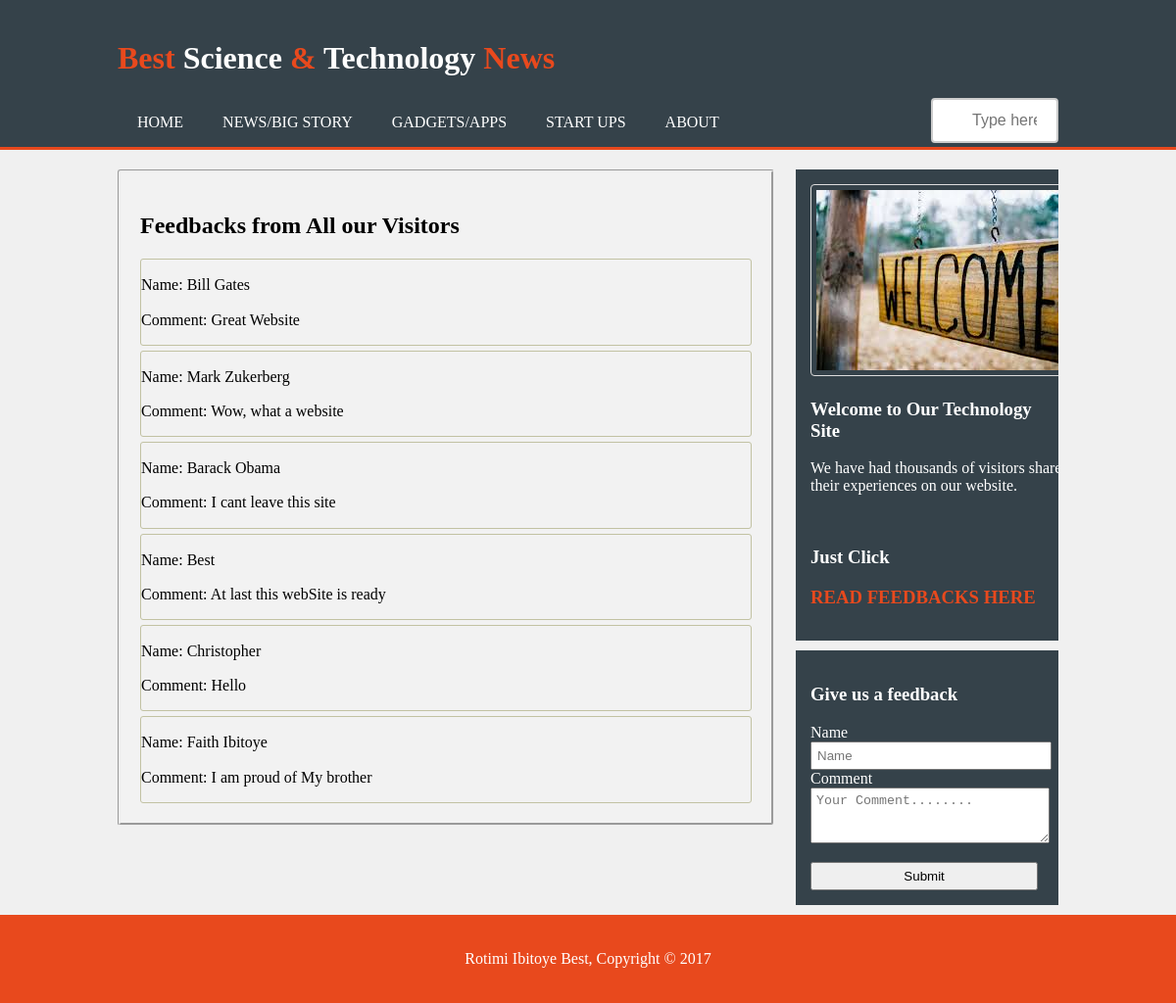
Page /feedback.php on the committed database.
### tables this page shows
CREATE TABLE `feedback` (
  `id` int(11) NOT NULL,
  `name` varchar(100) NOT NULL,
  `comment` varchar(100) NOT NULL
);

### feedback.php (the view, shortened to what this page needs)
<?php
	require('config/db.php');
$query = 'SELECT * FROM feedback';
$result = mysqli_query($conn, $query);
$feedback = mysqli_fetch_all($result, MYSQLI_ASSOC);
?>
<?php include('inc/header.php'); ?>
	<section id="main">
		<div class="container">
				<article id="main-col">
					<h2>Feedbacks from All our Visitors</h2>
					<?php foreach($feedback as $feedback) : ?>	<div class="well">
							<p>Name: <?php echo $feedback['name']?></p>
							<p>Comment: <?php echo $feedback['comment']?></p>
							</div>
				<?php endforeach; ?>
				</article>
				<?php include('inc/sidebar.php'); ?>
		</div>
	</section>
		<?php include('inc/footer.php'); ?>

### inc/header.php (shortened to what this page needs)
<!DOCTYPE html>
<html>
<head>
		<link rel="stylesheet" type="text/css" href="css/style.css">
</head>
	<header>
		<div class="container">
			<div id="branding">
				<h1><span class="highlight">Best</span> Science <span class="highlight">& </span>Technology <span class="highlight">News</span></h1>
			</div>
			<nav>
				<ul class="top-list">
					<li class = ""><a href="./index.php"> Home </a></li>
					<li><a href="./bigstories.php" > News/Big Story </a>
					</li>
					<li><a href="./gadget.php"> Gadgets/Apps </a>
					</li>
					<li><a href="./startup.php"> Start Ups </a>	</li>
					<li><a href="./about.php"> About </a></li>
				</ul>
			</nav>
			<div id="search">
				<form>
					<input type="text" name="Search" placeholder="Type here....">
				</form>
			</div>
		</div>
	</header>
	<body>

### inc/sidebar.php (shortened to what this page needs)
<aside id="sidebar">
					<div class="dark">
						<img src="./image/welcome.jpg" >
						<h3>Welcome to Our Technology Site</h3>
						<p>We have had thousands of visitors share their experiences on our website. </p><br>
						<h3>Just Click</h3>
							<h3><a href="feedback.php">READ FEEDBACKS HERE</a></h3>
					</div>
					<div class="dark">
						<h3>Give us a feedback</h3>
							<form class="feedback" action="thanksfeedback.php" method="POST">
								<div>
									<label>Name</label><br>
									<input type="text" placeholder ="Name" name="name" id="name" required>
								</div>
								<div>
									<label>Comment</label><br>
									<textarea placeholder="Your Comment........" id="comment" name="comment" required></textarea>
								</div>
								<input type="submit" name="submit" value="Submit">
							</form>
					</div>
				</aside>

### inc/footer.php (shortened to what this page needs)
	<footer>
		<p>Rotimi Ibitoye Best, Copyright &copy; 2017</p>
	</footer>
	</body>
</html>

### css/style.css (style rules this page uses)
body { font-family: 16px/1.6 Arial, Helvetica,sans-serif; padding: 0; margin: 0; background-color: #f0f0f0; }
.container { width: 80%; margin: auto; overflow: hidden; }
ul { margin: 0; padding: 0; }
.dark { padding: 15px; background: #35424a; color: #ffffff; margin-top: 10px; margin-bottom: 10px; }
header { background: #35424a; color: #ffffff; padding-top: 20px; min-height: 70px; border-bottom: #e8491d 3px solid; }
header li a { display: block; height: 50px; text-align: center; line-height: 50px; color:#ffffff; text-decoration:none; text-transform: uppercase; font-size:16px; }
header ul { list-style-type: none; }
header ul li { float: left; display: block; padding: 0 20px 0 20px; text-align: center; }
header #search { float: right; }
header .highlight, header .current a { color: #e8491d; font-weight: bold; }
header #search input[type=text] { width: 130px; box-sizing: border-box; border: 2px solid #ccc; border-radius: 4px; font-size: 16px; background-color: white; background-image: url('searchicon.png'); background-position: 10px 10px; background-repeat: no-repeat; padding: 12px 20px 12px 40px; -webkit-transition: width 0.4s ease-in-out; transition: width 0.4s ease-in-out; }
#main #main-col { border-radius: 3px; background-color: #f2f2f2; padding: 20px; border-style: groove; }
#main #main-col .well { border-radius: 3px; background-color: #f2f2f2; margin-top: 5px; border: 1px solid #c2c2a3; }
aside#sidebar { float: right; width: 30%; margin-top: 10px; position: relative; right: -20px; }
aside#sidebar .dark img { border: 1px solid #ddd; border-radius: 4px; padding: 5px; }
aside#sidebar a { text-decoration: none; color: #e8491d; }
aside#sidebar .feedback input { width: 90%; padding: 5px; }
aside#sidebar .feedback textarea { width: 90%; padding: 5px; padding-bottom: 20px; margin-bottom: 15px; }
article#main-col { float:left; width:65%; margin-top: 20px; margin-bottom: 5px; line-height: 1.2; font-size: 16px; }
footer { padding: 20px; color:#ffffff; background-color: #e8491d; text-align: center; }

### rows in the picture
feedback: name "Bill Gates", comment "Great Website"
feedback: name "Mark Zukerberg", comment "Wow, what a website"
feedback: name "Barack Obama", comment "I cant leave this site"
feedback: name "Best", comment "At last this webSite is ready"
feedback: name "Christopher", comment "Hello"
feedback: name "Faith Ibitoye", comment "I am proud of My brother"
